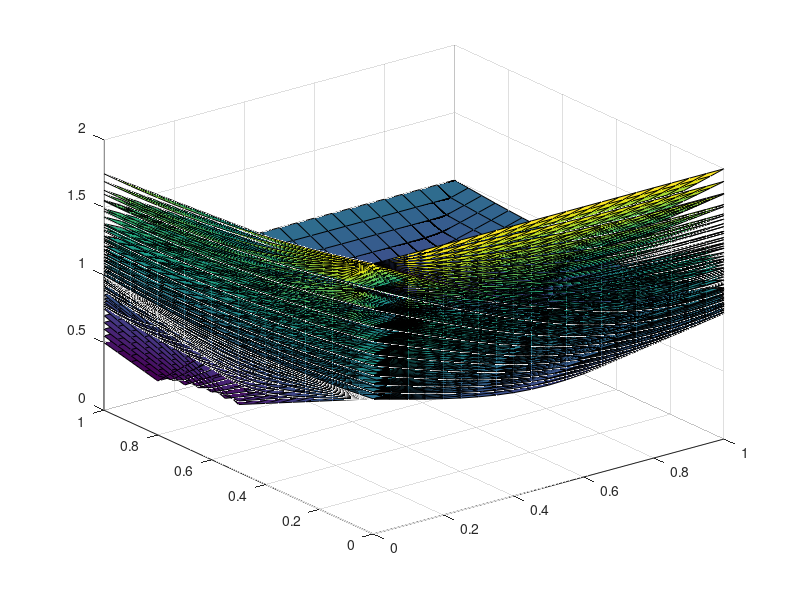

This chart was generated by the following MATLAB code:

n=0.5:0.05:1;
P=0.5:0.05:1;

for k=1:11
    for m=1:11
        
    Q=sqrt(1-P(k)^2); k1=0:0.05:1; k2=0:0.05:1;

for i=1:21
    for j=1:21
        p_max(i,j)=sqrt(P(k)^2*(-k1(i)*n(m)-(1-k1(i))/n(m))^2+Q^2*(k2(j)*n(m)-(1-k2(j))/n(m))^2);
        q_max(i,j)=sqrt(P(k)^2*(-k1(i)*n(m)+(1-k1(i))/n(m))^2+Q^2*(-k2(j)*n(m)-(1-k2(j))/n(m))^2);
    end
end
a=min(min(p_max))
K(k,m,3)=min(min(p_max));
[r,c]=find(p_max==min(min(p_max)))
if r > 0 & c > 0
K(k,m,1)=r(1);
K(k,m,2)=c(1);
end
% figure 
surf(k1,k2,.5*(p_max+q_max))
hold on
% surf(k1,k2,q_max)
    end
end

